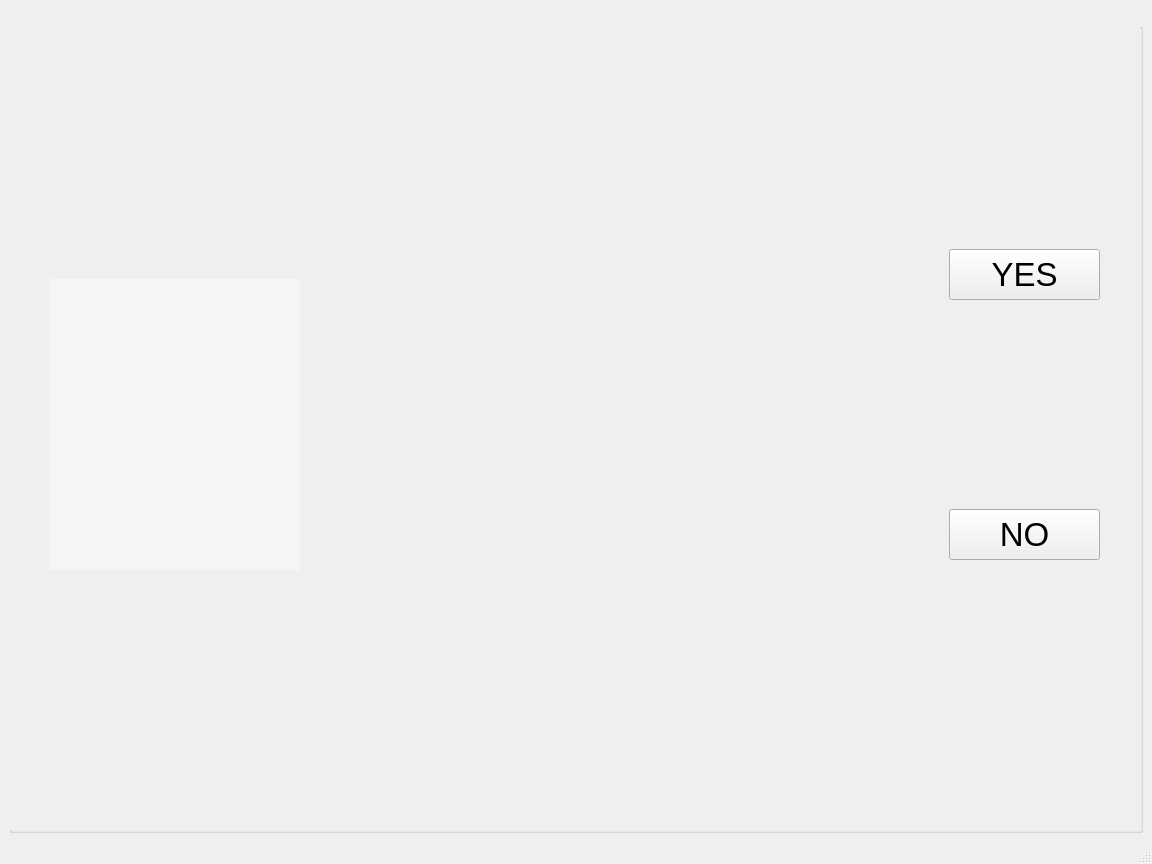
<?xml version="1.0" encoding="UTF-8"?>
<ui version="4.0">
 <class>MainWindow</class>
 <widget class="QMainWindow" name="MainWindow">
  <property name="geometry">
   <rect>
    <x>0</x>
    <y>0</y>
    <width>1152</width>
    <height>864</height>
   </rect>
  </property>
  <property name="windowTitle">
   <string>MainWindow</string>
  </property>
  <widget class="QWidget" name="centralwidget">
   <layout class="QGridLayout" name="gridLayout">
    <item row="0" column="0">
     <widget class="QGroupBox" name="groupBox">
      <property name="title">
       <string>GroupBox</string>
      </property>
      <widget class="QLabel" name="image_label">
       <property name="geometry">
        <rect>
         <x>0</x>
         <y>0</y>
         <width>1131</width>
         <height>821</height>
        </rect>
       </property>
       <property name="autoFillBackground">
        <bool>true</bool>
       </property>
       <property name="text">
        <string/>
       </property>
      </widget>
      <widget class="QLabel" name="info_label">
       <property name="geometry">
        <rect>
         <x>40</x>
         <y>270</y>
         <width>251</width>
         <height>291</height>
        </rect>
       </property>
       <property name="font">
        <font>
         <family>Ubuntu</family>
         <pointsize>25</pointsize>
         <weight>75</weight>
         <italic>false</italic>
         <bold>true</bold>
        </font>
       </property>
       <property name="layoutDirection">
        <enum>Qt::LeftToRight</enum>
       </property>
       <property name="autoFillBackground">
        <bool>false</bool>
       </property>
       <property name="styleSheet">
        <string notr="true">font: 57 25pt &quot;Ubuntu&quot;;
font-weight: bold;
color: rgb(84, 0, 0);
background-color : rgba(255, 255, 255, 90);</string>
       </property>
       <property name="text">
        <string/>
       </property>
       <property name="alignment">
        <set>Qt::AlignCenter</set>
       </property>
      </widget>
      <widget class="QPushButton" name="yes_button">
       <property name="geometry">
        <rect>
         <x>940</x>
         <y>240</y>
         <width>151</width>
         <height>51</height>
        </rect>
       </property>
       <property name="font">
        <font>
         <pointsize>25</pointsize>
        </font>
       </property>
       <property name="text">
        <string>YES</string>
       </property>
      </widget>
      <widget class="QLabel" name="face_label">
       <property name="geometry">
        <rect>
         <x>240</x>
         <y>70</y>
         <width>651</width>
         <height>751</height>
        </rect>
       </property>
       <property name="text">
        <string/>
       </property>
       <property name="pixmap">
        <pixmap>face.png</pixmap>
       </property>
       <property name="scaledContents">
        <bool>true</bool>
       </property>
      </widget>
      <widget class="QPushButton" name="yes_button_2">
       <property name="geometry">
        <rect>
         <x>940</x>
         <y>500</y>
         <width>151</width>
         <height>51</height>
        </rect>
       </property>
       <property name="font">
        <font>
         <pointsize>25</pointsize>
        </font>
       </property>
       <property name="text">
        <string>NO</string>
       </property>
      </widget>
     </widget>
    </item>
   </layout>
  </widget>
  <widget class="QStatusBar" name="statusbar"/>
 </widget>
 <resources/>
 <connections/>
</ui>
